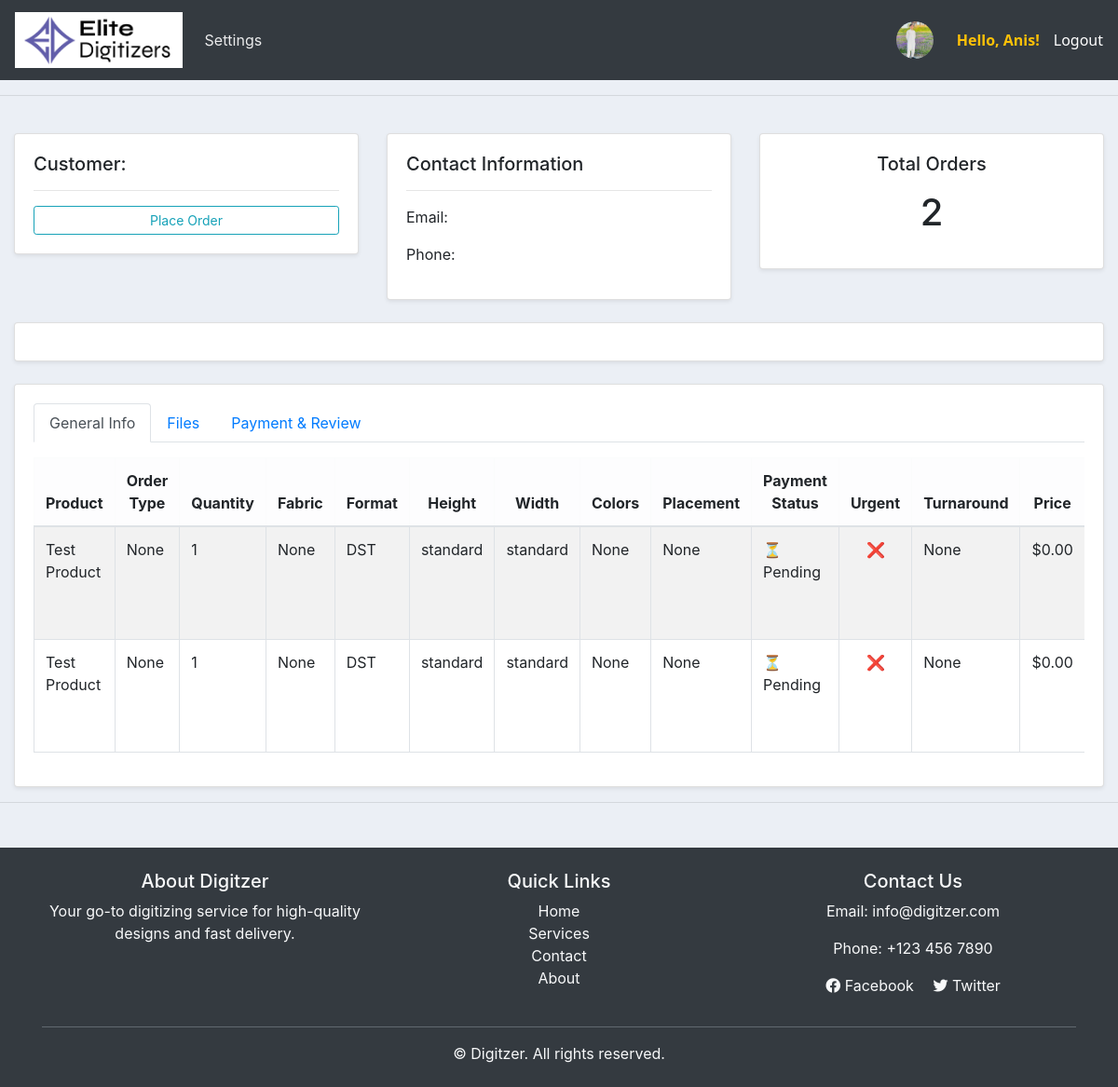
/customer/22/all/ (signed in), run on an earlier commit of the app's database.
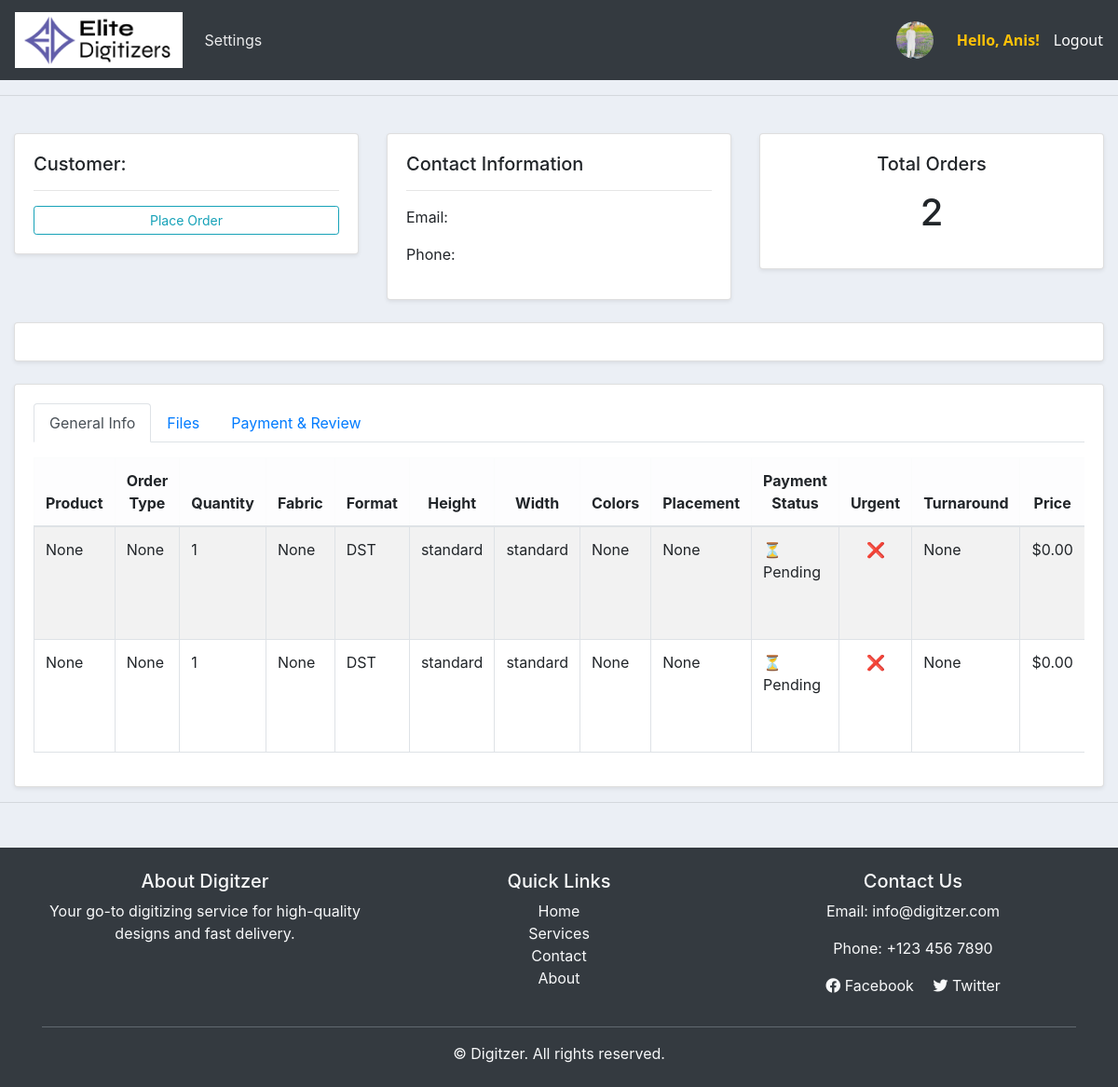
And on a later commit of the database.
### accounts/models.py (models this page shows, shortened)
class Order(models.Model):
    STATUS = (
        ('Pending', 'Pending'),
        ('Out for delivery', 'Out for delivery'),
        ('Delivered', 'Delivered'),
        ('Quote Requested', 'Quote Requested'),
        ('Active', 'Active'),
        ('Completed', 'Completed'),
        ('Released', 'Released'),
    )
    ORDER_TYPE = (
        ('Digitizing', 'Digitizing'),
        ('Vector', 'Vector'),
        ('Patch', 'Patch'),
        ('Quote', 'Quote'),
    )
    PAYMENT_STATUS = (
        ('Pending', 'Pending'),
        ('Paid', 'Paid'),
        ('Refunded', 'Refunded'),
    )
    REVIEW_STATUS = (
    ('Pending', 'Pending'),
    ('Approved', 'Approved'),
    ('Rejected', 'Rejected'),
    )
    PLACEMENT_CHOICES = [
        ('Apron', 'Apron'),
        ('Bags', 'Bags'),
        ('Cap', 'Cap'),
        ('Cap Side', 'Cap Side'),
        ('Cap Back', 'Cap Back'),
        ('Chest', 'Chest'),
        ('Gloves', 'Gloves'),
        ('Jacket Back', 'Jacket Back'),
        ('Patches', 'Patches'),
        ('Sleeve', 'Sleeve'),
        ('Towel', 'Towel'),
        ('Visor', 'Visor'),
        ('Other', 'Other'),
    ]
    FABRIC_CHOICES = [
        ('Blanket', 'Blanket'),
        ('Canvas', 'Canvas'),
        ('Canis', 'Canis'),
        ('Cotton Woven', 'Cotton Woven'),
        ('Denim', 'Denim'),
        ('Felt', 'Felt'),
        ('Flannel', 'Flannel'),
        ('Fleece', 'Fleece'),
        ('Leather', 'Leather'),
        ('Nylon', 'Nylon'),
        ('Pique', 'Pique'),
        ('Polyester', 'Polyester'),
        ('Silk', 'Silk'),
        ('Single Jersey', 'Single Jersey'),
        ('Towel', 'Towel'),
        ('Twill', 'Twill'),
        ('Other', 'Other'),
    ]
    FORMAT_CHOICES = [
        ('100', '100'),
        ('cdr', 'cdr'),
        ('cdn', 'cdn'),
        ('dsb', 'dsb'),
        ('dst', 'dst'),
        ('dsz', 'dsz'),
        ('emb', 'emb'),
        ('exp', 'exp'),
        ('jef', 'jef'),
        ('ksm', 'ksm'),
        ('ofm', 'ofm'),
        ('pes', 'pes'),
        ('pxf', 'pxf'),
        ('pof', 'pof'),
        ('tap', 'tap'),
        ('xxx', 'xxx'),
        ('other', 'Other'),
    ]
    customer = models.ForeignKey(Customer, on_delete=models.CASCADE)
    product = models.ForeignKey(Product, null=True, on_delete=models.SET_NULL)
    order_type = models.CharField(max_length=50, choices=ORDER_TYPE, null=True, blank=True)
    date_created = models.DateTimeField(auto_now_add=True, null=True)
    status = models.CharField(max_length=200, null=True, choices=STATUS)
    Additional_information = models.TextField(blank=True, null=True)
    design_file = models.FileField(upload_to='designs/', null=True, blank=True)
    invoice_file = models.FileField(upload_to='invoices/', null=True, blank=True)
    quantity = models.PositiveIntegerField(default=1)
    fabric_material = models.CharField(max_length=100, blank=True, null=True, choices=FABRIC_CHOICES)
    Required_Format = models.CharField(max_length=100, blank=True, null=True, default='DST', choices=FORMAT_CHOICES)
    urgent = models.BooleanField(default=False)
    price = models.DecimalField(max_digits=10, decimal_places=2, blank=True, null=True, default=0.00)
    Height = models.CharField(max_length=100, blank=True, null=True, default='standard')
    Width = models.CharField(max_length=100, blank=True, null=True, default='standard')
    total_colors = models.PositiveIntegerField(null=True ,blank=True)
    turnaround_time = models.CharField(max_length=100, blank=True, null=True)
    placement = models.CharField(max_length=100, blank=True, null=True, choices=PLACEMENT_CHOICES)
    released = models.BooleanField(default=False)  # For release_projects
    payment_status = models.CharField(max_length=20, choices=PAYMENT_STATUS, default='Pending')  # For follow-up payments
    date_completed = models.DateTimeField(null=True, blank=True)  # Optional: track completion time
    review_status = models.CharField(max_length=20, choices=REVIEW_STATUS, default='Pending')
    review_comment = models.TextField(blank=True, null=True)
    design_file = models.FileField(upload_to='designs/', blank=True, null=True)
    assigned_designer = models.ForeignKey(User, on_delete=models.SET_NULL, null=True, blank=True, related_name='designer_orders')

class Product(models.Model):
    CATEGORY = (
        ('Indoor', 'Indoor'),
        ('Out Door', 'Out Door'),
    )
    name = models.CharField(max_length=200)
    price = models.FloatField(null=True)
    category = models.CharField(max_length=200, null=True, choices=CATEGORY)
    image = models.ImageField(upload_to='products/',null=True, blank=True)
    description = models.CharField(max_length=200)
    date_created = models.DateTimeField(auto_now_add=True, null=True)
    tags = models.ManyToManyField(Tag)
    def __str__(self):
        return self.name

### accounts/decorators.py (the view)
        def wrapper_func(request, *args, **kwargs):
            group = None
            if request.user.groups.exists():
                group = request.user.groups.all()[0].name
            if group in allowed_roles:
                return view_func(request, *args, **kwargs)
            else:
                return HttpResponse("You are not authorized to view this page.")

### accounts/views.py (called while the page is built)
@login_required(login_url='login')
@allowed_users(allowed_roles=['admin', 'customer'])
def customer(request, pk, order_type):
    customer = get_object_or_404(Customer, id=pk)
    if order_type == "all":
        orders = Order.objects.filter(customer=customer).order_by('-date_created')
    else:
        orders = Order.objects.filter(customer=customer, order_type=order_type).order_by('-date_created')
    total_order = orders.count()
    context = {
        'customer': customer,
        'orders': orders,
        'order_type': order_type,
        'total_order': total_order
    }
    return render(request, 'accounts/customer.html', context)

### templates/accounts/customer.html (shortened to what the changed rows need)
{% extends 'accounts/main.html' %}
{% load static %}
{% block content %}
<br>
<div class="container-fluid">
    <div class="row g-3">
        <div class="col-md">
            <div class="card shadow-sm text-center">
                <div class="card-body">
                    <h1 class="py-2">{{total_order}}</h1>
                </div>
            </div>
        </div>
    </div>
    <br>
    <br>
    <div class="row">
        <div class="col-md">
            <div class="card shadow-sm">
                <div class="card-body">
                    <div class="tab-content mt-3">
                        <div class="tab-pane fade show active" id="general" role="tabpanel">
                            <div class="table-responsive">
                                <table class="table table-striped table-bordered align-middle">
                                    <thead class="table-light text-center">
                                        <tr>
                                            <th>Product</th>
                                            <th>Order Type</th>
                                            <th>Quantity</th>
                                            <th>Fabric</th>
                                            <th>Format</th>
                                            <th>Height</th>
                                            <th>Width</th>
                                            <th>Colors</th>
                                            <th>Placement</th>
                                            <th>Payment Status</th>
                                            <th>Urgent</th>
                                            <th>Turnaround</th>
                                            <th>Price</th>
                                        </tr>
                                    </thead>
                                    <tbody>
                                        {% for order in orders %}
                                        <tr>
                                            <td>{{ order.product }}</td>
                                            <td>{{ order.order_type }}</td>
                                            <td>{{ order.quantity }}</td>
                                            <td>{{ order.fabric_material }}</td>
                                            <td>{{ order.Required_Format }}</td>
                                            <td>{{ order.Height }}</td>
                                            <td>{{ order.Width }}</td>
                                            <td>{{ order.total_colors }}</td>
                                            <td>{{ order.placement }}</td>
                                            <td>
                                                {% if order.payment_status == "Paid" %}
                                                ✅ Paid
                                                {% elif order.payment_status == "Pending" %}
                                                ⏳ Pending
                                                {% elif order.payment_status == "Failed" %}
                                                ❌ Failed
                                                {% else %}
                                                {{ order.payment_status }}
                                                {% endif %}
                                            </td>
                                            <td class="text-center">{% if order.urgent %}✅{% else %}❌{% endif %}</td>
                                            <td>{{ order.turnaround_time }}</td>
                                            <td>${{ order.price }}</td>
                                        </tr>
                                        {% endfor %}
                                    </tbody>
                                </table>
                            </div>
                        </div>
                    </div>
                </div>
            </div>
        </div>
    </div>
</div>
{% endblock %}

What changed in the data, as far as the page shows it:
changed Order (number 1 of 2 on the later page): product "Test Product" → "None"
changed Order (number 2 of 2 on the later page): product "Test Product" → "None"
